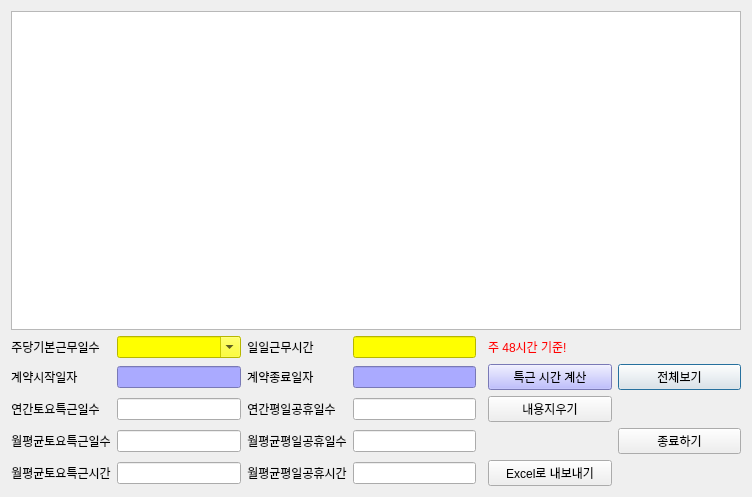
<?xml version="1.0" encoding="UTF-8"?>
<ui version="4.0">
 <class>CalWorkingHrInhOtDialog</class>
 <widget class="QDialog" name="CalWorkingHrInhOtDialog">
  <property name="geometry">
   <rect>
    <x>0</x>
    <y>0</y>
    <width>752</width>
    <height>497</height>
   </rect>
  </property>
  <property name="sizePolicy">
   <sizepolicy hsizetype="Expanding" vsizetype="Expanding">
    <horstretch>0</horstretch>
    <verstretch>0</verstretch>
   </sizepolicy>
  </property>
  <property name="windowTitle">
   <string>내근 현장직 평일 특근 일수</string>
  </property>
  <layout class="QGridLayout" name="gridLayout_2">
   <item row="1" column="0">
    <layout class="QGridLayout" name="gridLayout">
     <item row="4" column="6">
      <widget class="QPushButton" name="pb_workinghrreg_show">
       <property name="sizePolicy">
        <sizepolicy hsizetype="Expanding" vsizetype="Fixed">
         <horstretch>0</horstretch>
         <verstretch>0</verstretch>
        </sizepolicy>
       </property>
       <property name="text">
        <string>전체보기</string>
       </property>
      </widget>
     </item>
     <item row="4" column="3">
      <widget class="QLineEdit" name="entry_workinghrreg_enddt">
       <property name="sizePolicy">
        <sizepolicy hsizetype="Expanding" vsizetype="Fixed">
         <horstretch>0</horstretch>
         <verstretch>0</verstretch>
        </sizepolicy>
       </property>
       <property name="styleSheet">
        <string notr="true">background-color: rgb(170, 170, 255);</string>
       </property>
       <property name="alignment">
        <set>Qt::AlignCenter</set>
       </property>
      </widget>
     </item>
     <item row="5" column="0">
      <widget class="QLabel" name="label_16">
       <property name="sizePolicy">
        <sizepolicy hsizetype="Fixed" vsizetype="Fixed">
         <horstretch>0</horstretch>
         <verstretch>0</verstretch>
        </sizepolicy>
       </property>
       <property name="text">
        <string>연간토요특근일수</string>
       </property>
       <property name="alignment">
        <set>Qt::AlignCenter</set>
       </property>
      </widget>
     </item>
     <item row="3" column="0">
      <widget class="QLabel" name="label_15">
       <property name="sizePolicy">
        <sizepolicy hsizetype="Fixed" vsizetype="Fixed">
         <horstretch>0</horstretch>
         <verstretch>0</verstretch>
        </sizepolicy>
       </property>
       <property name="text">
        <string>주당기본근무일수</string>
       </property>
       <property name="alignment">
        <set>Qt::AlignCenter</set>
       </property>
      </widget>
     </item>
     <item row="4" column="5">
      <widget class="QPushButton" name="pb_workinghrreg_search">
       <property name="sizePolicy">
        <sizepolicy hsizetype="Expanding" vsizetype="Fixed">
         <horstretch>0</horstretch>
         <verstretch>0</verstretch>
        </sizepolicy>
       </property>
       <property name="styleSheet">
        <string notr="true">background-color: rgb(170, 170, 255);</string>
       </property>
       <property name="text">
        <string>특근 시간 계산</string>
       </property>
      </widget>
     </item>
     <item row="4" column="0">
      <widget class="QLabel" name="label_2">
       <property name="sizePolicy">
        <sizepolicy hsizetype="Fixed" vsizetype="Fixed">
         <horstretch>0</horstretch>
         <verstretch>0</verstretch>
        </sizepolicy>
       </property>
       <property name="text">
        <string>계약시작일자 </string>
       </property>
       <property name="alignment">
        <set>Qt::AlignCenter</set>
       </property>
      </widget>
     </item>
     <item row="3" column="2">
      <widget class="QLabel" name="label_5">
       <property name="sizePolicy">
        <sizepolicy hsizetype="Fixed" vsizetype="Fixed">
         <horstretch>0</horstretch>
         <verstretch>0</verstretch>
        </sizepolicy>
       </property>
       <property name="text">
        <string>일일근무시간</string>
       </property>
       <property name="alignment">
        <set>Qt::AlignCenter</set>
       </property>
      </widget>
     </item>
     <item row="5" column="1">
      <widget class="QLineEdit" name="entry_workinghrreg_year_whrbot">
       <property name="sizePolicy">
        <sizepolicy hsizetype="Expanding" vsizetype="Fixed">
         <horstretch>0</horstretch>
         <verstretch>0</verstretch>
        </sizepolicy>
       </property>
      </widget>
     </item>
     <item row="4" column="1">
      <widget class="QLineEdit" name="entry_workinghrreg_startdt">
       <property name="sizePolicy">
        <sizepolicy hsizetype="Expanding" vsizetype="Fixed">
         <horstretch>0</horstretch>
         <verstretch>0</verstretch>
        </sizepolicy>
       </property>
       <property name="styleSheet">
        <string notr="true">background-color: rgb(170, 170, 255);</string>
       </property>
       <property name="alignment">
        <set>Qt::AlignCenter</set>
       </property>
      </widget>
     </item>
     <item row="3" column="3">
      <widget class="QLineEdit" name="entry_workinghrreg_whr">
       <property name="sizePolicy">
        <sizepolicy hsizetype="Expanding" vsizetype="Fixed">
         <horstretch>0</horstretch>
         <verstretch>0</verstretch>
        </sizepolicy>
       </property>
       <property name="styleSheet">
        <string notr="true">background-color: rgb(255, 255, 0);</string>
       </property>
      </widget>
     </item>
     <item row="4" column="2">
      <widget class="QLabel" name="label_11">
       <property name="sizePolicy">
        <sizepolicy hsizetype="Fixed" vsizetype="Fixed">
         <horstretch>0</horstretch>
         <verstretch>0</verstretch>
        </sizepolicy>
       </property>
       <property name="text">
        <string>계약종료일자 </string>
       </property>
       <property name="alignment">
        <set>Qt::AlignCenter</set>
       </property>
      </widget>
     </item>
     <item row="3" column="1">
      <widget class="QComboBox" name="cb_workinghrreg_wk_wkd">
       <property name="sizePolicy">
        <sizepolicy hsizetype="Expanding" vsizetype="Fixed">
         <horstretch>0</horstretch>
         <verstretch>0</verstretch>
        </sizepolicy>
       </property>
       <property name="styleSheet">
        <string notr="true">background-color: rgb(255, 255, 0);</string>
       </property>
       <property name="editable">
        <bool>true</bool>
       </property>
      </widget>
     </item>
     <item row="2" column="0" colspan="7">
      <widget class="QTableView" name="tv_workinghrreg">
       <property name="sizePolicy">
        <sizepolicy hsizetype="Expanding" vsizetype="Expanding">
         <horstretch>0</horstretch>
         <verstretch>1</verstretch>
        </sizepolicy>
       </property>
       <property name="selectionMode">
        <enum>QAbstractItemView::ExtendedSelection</enum>
       </property>
       <property name="sortingEnabled">
        <bool>true</bool>
       </property>
      </widget>
     </item>
     <item row="6" column="0">
      <widget class="QLabel" name="label_28">
       <property name="sizePolicy">
        <sizepolicy hsizetype="Fixed" vsizetype="Fixed">
         <horstretch>0</horstretch>
         <verstretch>0</verstretch>
        </sizepolicy>
       </property>
       <property name="text">
        <string>월평균토요특근일수</string>
       </property>
       <property name="alignment">
        <set>Qt::AlignCenter</set>
       </property>
      </widget>
     </item>
     <item row="6" column="1">
      <widget class="QLineEdit" name="entry_workinghrreg_mth_whrbot">
       <property name="sizePolicy">
        <sizepolicy hsizetype="Expanding" vsizetype="Fixed">
         <horstretch>0</horstretch>
         <verstretch>0</verstretch>
        </sizepolicy>
       </property>
      </widget>
     </item>
     <item row="5" column="2">
      <widget class="QLabel" name="label_27">
       <property name="sizePolicy">
        <sizepolicy hsizetype="Fixed" vsizetype="Fixed">
         <horstretch>0</horstretch>
         <verstretch>0</verstretch>
        </sizepolicy>
       </property>
       <property name="text">
        <string>연간평일공휴일수</string>
       </property>
       <property name="alignment">
        <set>Qt::AlignCenter</set>
       </property>
      </widget>
     </item>
     <item row="5" column="3">
      <widget class="QLineEdit" name="entry_workinghrreg_year_whrsot">
       <property name="sizePolicy">
        <sizepolicy hsizetype="Expanding" vsizetype="Fixed">
         <horstretch>0</horstretch>
         <verstretch>0</verstretch>
        </sizepolicy>
       </property>
      </widget>
     </item>
     <item row="6" column="2">
      <widget class="QLabel" name="label_29">
       <property name="sizePolicy">
        <sizepolicy hsizetype="Fixed" vsizetype="Fixed">
         <horstretch>0</horstretch>
         <verstretch>0</verstretch>
        </sizepolicy>
       </property>
       <property name="text">
        <string>월평균평일공휴일수</string>
       </property>
       <property name="alignment">
        <set>Qt::AlignCenter</set>
       </property>
      </widget>
     </item>
     <item row="6" column="3">
      <widget class="QLineEdit" name="entry_workinghrreg_mth_whrsot">
       <property name="sizePolicy">
        <sizepolicy hsizetype="Expanding" vsizetype="Fixed">
         <horstretch>0</horstretch>
         <verstretch>0</verstretch>
        </sizepolicy>
       </property>
      </widget>
     </item>
     <item row="7" column="5">
      <widget class="QPushButton" name="pb_workinghrreg_excel_export">
       <property name="sizePolicy">
        <sizepolicy hsizetype="Expanding" vsizetype="Fixed">
         <horstretch>0</horstretch>
         <verstretch>0</verstretch>
        </sizepolicy>
       </property>
       <property name="text">
        <string>Excel로 내보내기</string>
       </property>
      </widget>
     </item>
     <item row="7" column="3">
      <widget class="QLineEdit" name="entry_workinghrreg_mth_whrsothr">
       <property name="sizePolicy">
        <sizepolicy hsizetype="Expanding" vsizetype="Fixed">
         <horstretch>0</horstretch>
         <verstretch>0</verstretch>
        </sizepolicy>
       </property>
      </widget>
     </item>
     <item row="7" column="2">
      <widget class="QLabel" name="label_32">
       <property name="sizePolicy">
        <sizepolicy hsizetype="Fixed" vsizetype="Fixed">
         <horstretch>0</horstretch>
         <verstretch>0</verstretch>
        </sizepolicy>
       </property>
       <property name="text">
        <string>월평균평일공휴시간</string>
       </property>
       <property name="alignment">
        <set>Qt::AlignCenter</set>
       </property>
      </widget>
     </item>
     <item row="7" column="0">
      <widget class="QLabel" name="label_31">
       <property name="sizePolicy">
        <sizepolicy hsizetype="Fixed" vsizetype="Fixed">
         <horstretch>0</horstretch>
         <verstretch>0</verstretch>
        </sizepolicy>
       </property>
       <property name="text">
        <string>월평균토요특근시간</string>
       </property>
       <property name="alignment">
        <set>Qt::AlignCenter</set>
       </property>
      </widget>
     </item>
     <item row="7" column="1">
      <widget class="QLineEdit" name="entry_workinghrreg_mth_whrbothr">
       <property name="sizePolicy">
        <sizepolicy hsizetype="Expanding" vsizetype="Fixed">
         <horstretch>0</horstretch>
         <verstretch>0</verstretch>
        </sizepolicy>
       </property>
      </widget>
     </item>
     <item row="3" column="5">
      <widget class="QLabel" name="label">
       <property name="styleSheet">
        <string notr="true">color: rgb(255, 0, 0);</string>
       </property>
       <property name="text">
        <string>주 48시간 기준!</string>
       </property>
      </widget>
     </item>
     <item row="6" column="6">
      <widget class="QPushButton" name="pb_workinghrreg_close">
       <property name="sizePolicy">
        <sizepolicy hsizetype="Expanding" vsizetype="Fixed">
         <horstretch>0</horstretch>
         <verstretch>0</verstretch>
        </sizepolicy>
       </property>
       <property name="text">
        <string>종료하기</string>
       </property>
      </widget>
     </item>
     <item row="5" column="5">
      <widget class="QPushButton" name="pb_workinghrreg_clear">
       <property name="sizePolicy">
        <sizepolicy hsizetype="Expanding" vsizetype="Fixed">
         <horstretch>0</horstretch>
         <verstretch>0</verstretch>
        </sizepolicy>
       </property>
       <property name="text">
        <string>내용지우기</string>
       </property>
      </widget>
     </item>
    </layout>
   </item>
  </layout>
 </widget>
 <resources/>
 <connections/>
</ui>
